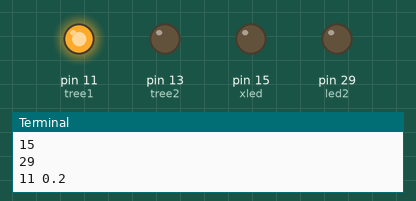
Recording of a program running on a simulated Raspberry Pi (header pin numbers). Shown: output pins drawn as LEDs (lit = HIGH), the last lines printed to the terminal. Random numbers come from a fixed seed. At 17.1 s the program stops and its outputs stay as they are.

Above: at 0.1 s.
At 0.8 s:
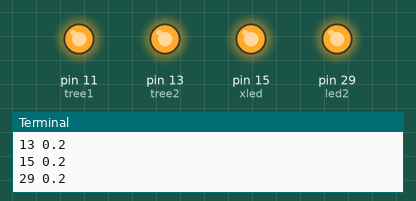
At 2.99 s:
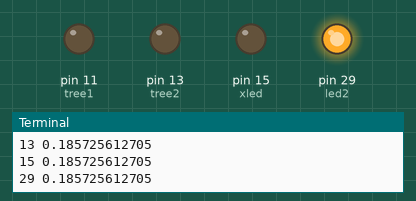
At 6.08 s:
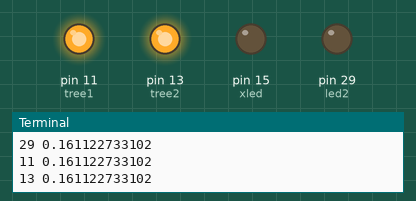
At 7.6 s:
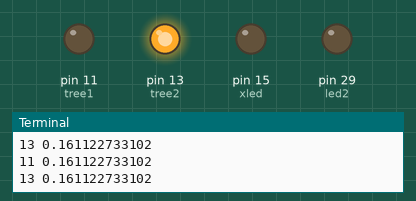
At 17.2 s:
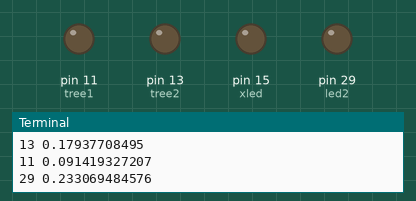
Timing chart, 0 to 18.6 s (numbered marks = the images above):
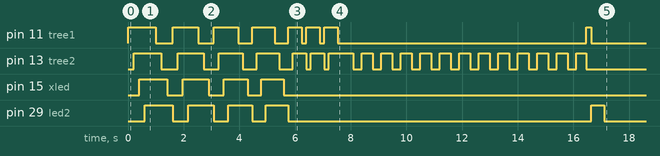

Measured:
- by itself, pin 11 (tree1): LOW → HIGH at 0.00 s, → LOW 1.0 s later, → HIGH 0.60 s later, → LOW 0.93 s later, … (16 changes in this stretch)
- by itself, pin 13 (tree2): LOW → HIGH at 0.20 s, → LOW 1.0 s later, → HIGH 0.59 s later, → LOW 0.93 s later, … (38 changes in this stretch)
- by itself, pin 15 (xled): repeats every 1.5 s: LOW 0.57 s, HIGH 0.93 s, until it stays LOW from 5.6 s
- by itself, pin 29 (led2): LOW → HIGH at 0.60 s, → LOW 1.0 s later, → HIGH 0.56 s later, → LOW 0.93 s later, … (10 changes in this stretch)

The program:

sequence2.py
```python
import RPi.GPIO as GPIO
import time, math, random, sys
from collections import OrderedDict


pins = {'tree1': 11, 'tree2': 13, 'xled': 15, 'led2': 29}
pins = OrderedDict(sorted(pins.items(), key=lambda t: t[1]))

GPIO.setmode(GPIO.BOARD)

for pin in pins.values():
    GPIO.setup(pin, GPIO.OUT)
    print pin

def blink(pins, duration=.1, repeats=1, pause=0, val=True):
    for i in range(repeats):
        for pin in pins:
            GPIO.output(pin, GPIO.HIGH if val else GPIO.LOW)
            print pin, duration
            time.sleep(duration)
        for pin in pins:
            time.sleep(duration)
            GPIO.output(pin, GPIO.LOW if val else GPIO.HIGH)
            time.sleep(pause)

def e_decay_duration(initial_duration=0.5, count=1, decay_rate=.1, limit=.05):
    """ pins is a list of pin numbers"""
    duration = (initial_duration - limit)* math.e ** (-1 * decay_rate * count) + limit # decay toward limit seconds
    return duration

for i in range(4):
    duration = e_decay_duration(0.2, i)
    blink(pins.values(), duration)

blink(pins.values()[0:2], duration, 3)
blink([pins['tree2']], .2, 12, .3)
for i in range(3):
    blink([random.choice(pins.values())], random.uniform(0.02,.3))

GPIO.cleanup()
```
